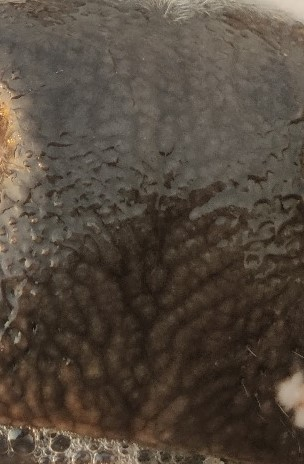
#> input picture muzzles/co93_1c.jpg, 304 x 464 px, found by its file name
$ python new4.py
#> lines starting #> are read from the running program, lines starting #| are printed output that depends on the picture
import math
import cv2
import os
import numpy as np


# DETECTING COLOUR FROM THE IMAGE
def color_detect(image_path):
    # Load the image
    image = cv2.imread(image_path)
#> image is the input picture: shape (464, 304, 3); mean B, G, R 61.2, 72.4, 83.5

    # Define the coordinates of the pixel you want to sample
    x, y = 200, 250


    # Get the BGR color of the specified pixel
    pixel_color = image[y, x]
#> pixel_color = [32, 44, 56]

    # Convert BGR to RGB
    rgb_color = (pixel_color[2], pixel_color[1], pixel_color[0])
#> rgb_color = (56, 44, 32)

    # Define the ranges for different colors
    color_ranges = {
        'Black': ((0, 0, 0), (85, 85, 85)),
        'Brown': ((86, 86, 86), (170, 170, 170)),
        'Pink': ((171, 171, 171), (255, 255, 255))
    }

    # Function to calculate Euclidean distance between two points in 3D space
    def euclidean_distance(point1, point2):
        return math.sqrt(sum((x - y) ** 2 for x, y in zip(point1, point2)))

    # Initialize variables to track closest color and distance
    closest_color = None
    closest_distance = float('inf')

    # Find the closest color
    for color, (lower, upper) in color_ranges.items():
        # Calculate the center of the color range
        center = [(lower[i] + upper[i]) / 2 for i in range(3)]
        # Calculate the distance between the value and the center of the color range
        distance = euclidean_distance(rgb_color, center)
        # Update closest color if this color is closer
        if distance < closest_distance:
            closest_distance = distance
            closest_color = color
#> this loop made 3 passes
#> (distance, closest_distance) on pass 1: (17.17, 17.17)
#> distance on passes 2 to 3: 146.5, 293.2
#> after the loop, closest_color = 'Black'; closest_distance = 17.17
            # print(closest_color)
    # print(f"The closest color to the rgb_color {rgb_color} is {closest_color}.")

    return closest_color


# MAKING EDGE DETECTING FILES
def edge_detect(image_path, destination_folder):
    try:
        # Specify the filename of the image you want to process
        filename_to_process = os.path.basename(image_path)

        # Load the image
        image = cv2.imread(image_path, cv2.IMREAD_GRAYSCALE)

        if image is None:
            raise Exception(f"Error: Unable to read the image at '{image_path}'")

        # Apply median filter for noise removal
        image_filtered = cv2.medianBlur(image, 5)  # Adjust kernel size as needed

        # Perform Canny edge detection on the filtered image
        edges = cv2.Canny(image_filtered, threshold1=5, threshold2=10)

        # Construct the full path to the destination image
        destination_image_path = os.path.join(destination_folder, filename_to_process)

        # Save the edge-detected image to the destination folder
        cv2.imwrite(destination_image_path, edges)

        # print("Edge detection complete. Edge-detected image is saved in:", destination_folder)
        return destination_image_path

    except Exception as e:
        print(f"Error: {e}")
        return None


def match_template_in_folders(root_folder, destination_folder, color_result, threshold=0.85):
    # Check if the color is in the colors dictionary
    if color_result is None or color_result not in colors:
        print(f"Error: Invalid or unknown color result.")
        return

    # Get the list of folders for the specified color
    folders_for_color = colors[color_result]

    # Get the template image path from the provided template folder path
    template_image_path = None
    for filename in os.listdir(destination_folder):
        if filename.endswith(('.jpg', '.jpeg', '.png')):  # Adjust file extensions as needed
            template_image_path = os.path.join(destination_folder, filename)
            break

    if template_image_path is None:
        print(f"Error: No template image found in the provided template folder.")
        return

    # Read the template image
    template = cv2.imread(template_image_path, cv2.IMREAD_GRAYSCALE)
    if template is None:
        print(f"Error: Unable to read the template image.")
        return

    # Iterate through folders in the root directory
    for folder_name in os.listdir(root_folder):
        folder_path = os.path.join(root_folder, folder_name)

        if os.path.isdir(folder_path) and folder_name in folders_for_color:
            # print(f"Processing folder: {folder_name}")

            # Iterate through images in the folder
            for img_filename in os.listdir(folder_path):
                if img_filename.endswith(('.jpg', '.jpeg', '.png')):  # Adjust file extensions as needed
                    image_path = os.path.join(folder_path, img_filename)

                    # Read the main image
                    main_image = cv2.imread(image_path, cv2.IMREAD_GRAYSCALE)
                    if main_image is None:
                        print(f"Error: Unable to read the main image {image_path}")
                        continue  # Skip to the next image

                    # Resize the template to match the dimensions of the main image
                    template_resized = cv2.resize(template, (main_image.shape[1], main_image.shape[0]))

                    # Convert the main image to CV_32F for matching
                    main_image = main_image.astype(np.float32)

                    # Convert the template to CV_32F for matching
                    template_resized = template_resized.astype(np.float32)

                    # Match the resized template using cv2.matchTemplate
                    result = cv2.matchTemplate(main_image, template_resized, cv2.TM_CCOEFF_NORMED)

                    # Get the maximum correlation coefficient
                    max_val = np.max(result)

                    # If match is found above the threshold, print the result
                    if max_val >= threshold:
                        print(f"Pattern matched in folder: {folder_name} (Image: {img_filename}, Match Percentage: {max_val * 100}%)")

# Dictionary of color patterns
colors = {
    "Black": ["co89", "co88", "co90", "co91", "co92", "co93"],
    # "Brown": ["co90", "co91", "co92"],
    "Pink": ["co94"]
}

def delete_data(folder_path):

    # Get a list of all files in the folder
    files = os.listdir(folder_path)

    # Iterate through the list and remove each file
    for file in files:
        file_path = os.path.join(folder_path, file)
        os.remove(file_path)
        return

image_path = r'E:/AI/Extra/gitCheck/main/muzzles/co93_1c.jpg'
destination_folder = r'E:\AI\Extra\gitCheck\main\testfolder/'
root_folder_path = r"E:\AI\Extra\gitCheck\main\muzzles\destination_folder/"

# Get the color result from color_detect
color_to_search = color_detect(image_path)
#> color_to_search = 'Black'
# Perform edge detection
edge_detect(image_path, destination_folder)
#> in edge_detect, `image = cv2.imread(image_path, cv2.IMREAD_GRAYSCALE)`:
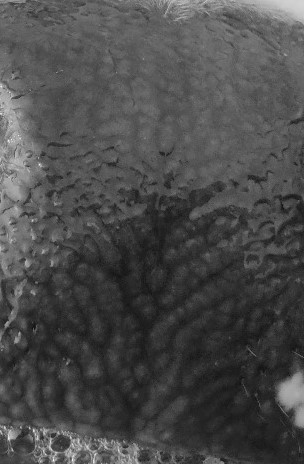
#> image: shape (464, 304); min 15, max 252, mean 74.5
#> in edge_detect, `edges = cv2.Canny(image_filtered, threshold1=5, threshold2=10)`:
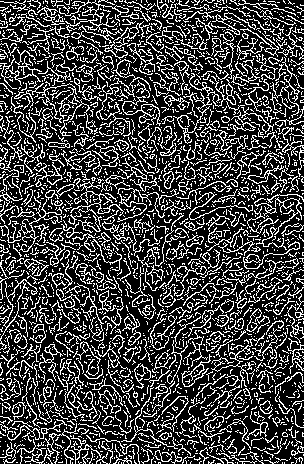
#> edges: shape (464, 304); 25.9% white in thin lines or dots

# Call the function to match template in folders of the specified color result
match_template_in_folders(root_folder_path, destination_folder, color_to_search)
#> (the run stopped early here; a loop or call above may not have finished)
